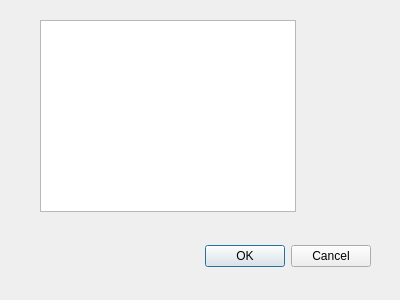
<?xml version="1.0" encoding="UTF-8"?>
<ui version="4.0">
 <class>Dialog</class>
 <widget class="QDialog" name="Dialog">
  <property name="geometry">
   <rect>
    <x>0</x>
    <y>0</y>
    <width>400</width>
    <height>300</height>
   </rect>
  </property>
  <property name="windowTitle">
   <string>Dialog</string>
  </property>
  <widget class="QDialogButtonBox" name="buttonBox">
   <property name="geometry">
    <rect>
     <x>30</x>
     <y>240</y>
     <width>341</width>
     <height>32</height>
    </rect>
   </property>
   <property name="orientation">
    <enum>Qt::Horizontal</enum>
   </property>
   <property name="standardButtons">
    <set>QDialogButtonBox::Cancel|QDialogButtonBox::Ok</set>
   </property>
  </widget>
  <widget class="PlotWidget" name="graphicsView">
   <property name="geometry">
    <rect>
     <x>40</x>
     <y>20</y>
     <width>256</width>
     <height>192</height>
    </rect>
   </property>
  </widget>
 </widget>
 <customwidgets>
  <customwidget>
   <class>PlotWidget</class>
   <extends>QGraphicsView</extends>
   <header>pyqtgraph</header>
  </customwidget>
 </customwidgets>
 <resources/>
 <connections>
  <connection>
   <sender>buttonBox</sender>
   <signal>accepted()</signal>
   <receiver>Dialog</receiver>
   <slot>accept()</slot>
   <hints>
    <hint type="sourcelabel">
     <x>248</x>
     <y>254</y>
    </hint>
    <hint type="destinationlabel">
     <x>157</x>
     <y>274</y>
    </hint>
   </hints>
  </connection>
  <connection>
   <sender>buttonBox</sender>
   <signal>rejected()</signal>
   <receiver>Dialog</receiver>
   <slot>reject()</slot>
   <hints>
    <hint type="sourcelabel">
     <x>316</x>
     <y>260</y>
    </hint>
    <hint type="destinationlabel">
     <x>286</x>
     <y>274</y>
    </hint>
   </hints>
  </connection>
 </connections>
</ui>
